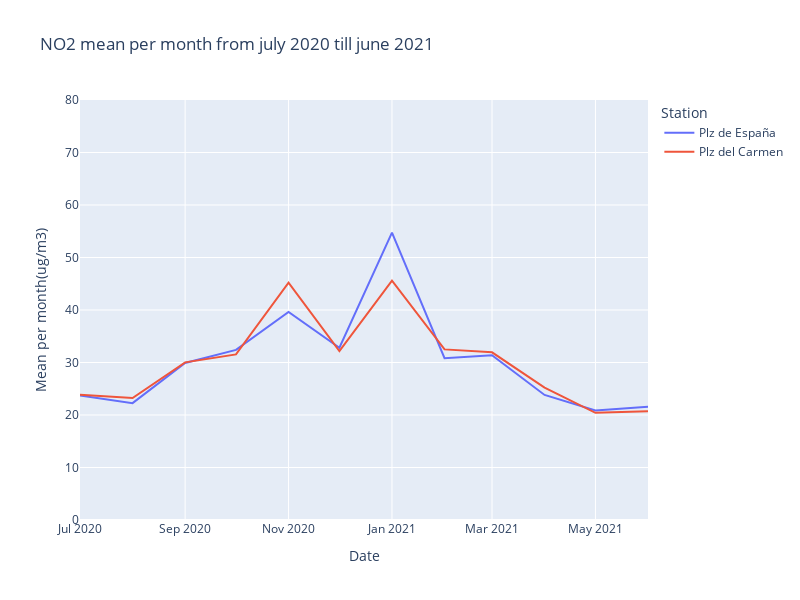

The notebook cell saved with this chart:
### Markdown cell above
We can notice that we are facing a N02 contamination with historical lows. That last graphic is for informational purposes only. Given the Corona virus crisis and its impact on our habits, we will not draw any conclusions regarding the influence of Madrid Central on these data.

### Code cell
bonus_track = all_data[["Year", "Station", "Mean per month(ug/m3)"]].loc["2020-07-01":"2021-06-01"]

fig = px.line(bonus_track, x=bonus_track.index, y="Mean per month(ug/m3)", color="Station", title="NO2 mean per month from july 2020 till june 2021")
fig.update_yaxes(range=[0,80])
fig.update_layout(autosize=True, width=800, height=600)
fig.show()

### Figure 1 — Plotly figure (JSON) as saved in the notebook; plotly's stock layout.template omitted (floating-point values rounded to 4 significant figures)
{"data": [{"hovertemplate": "Station=Plz de España<br>Date=%{x}<br>Mean per month(ug/m3)=%{y}<extra></extra>", "legendgroup": "Plz de España", "line": {"color": "#636efa", "dash": "solid"}, "mode": "lines", "name": "Plz de España", "orientation": "v", "showlegend": true, "type": "scatter", "x": ["2020-07-01T00:00:00", "2020-08-01T00:00:00", "2020-09-01T00:00:00", "2020-10-01T00:00:00", "2020-11-01T00:00:00", "2020-12-01T00:00:00", "2021-01-01T00:00:00", "2021-02-01T00:00:00", "2021-03-01T00:00:00", "2021-04-01T00:00:00", "2021-05-01T00:00:00", "2021-06-01T00:00:00"], "xaxis": "x", "y": [23.71, 22.26, 29.9, 32.4, 39.62, 32.81, 54.75, 30.82, 31.39, 23.82, 20.87, 21.57], "yaxis": "y"}, {"hovertemplate": "Station=Plz del Carmen<br>Date=%{x}<br>Mean per month(ug/m3)=%{y}<extra></extra>", "legendgroup": "Plz del Carmen", "line": {"color": "#EF553B", "dash": "solid"}, "mode": "lines", "name": "Plz del Carmen", "orientation": "v", "showlegend": true, "type": "scatter", "x": ["2020-07-01T00:00:00", "2020-08-01T00:00:00", "2020-09-01T00:00:00", "2020-10-01T00:00:00", "2020-11-01T00:00:00", "2020-12-01T00:00:00", "2021-01-01T00:00:00", "2021-02-01T00:00:00", "2021-03-01T00:00:00", "2021-04-01T00:00:00", "2021-05-01T00:00:00", "2021-06-01T00:00:00"], "xaxis": "x", "y": [23.87, 23.23, 30.03, 31.55, 45.2, 32.19, 45.58, 32.5, 31.94, 25.2, 20.42, 20.7], "yaxis": "y"}], "layout": {"autosize": true, "height": 600, "legend": {"title": {"text": "Station"}, "tracegroupgap": 0}, "title": {"text": "NO2 mean per month from july 2020 till june 2021"}, "width": 800, "xaxis": {"anchor": "y", "autorange": true, "domain": [0, 1], "range": ["2020-07-01", "2021-06-01"], "title": {"text": "Date"}, "type": "date"}, "yaxis": {"anchor": "x", "domain": [0, 1], "range": [0, 80], "title": {"text": "Mean per month(ug/m3)"}, "type": "linear"}}}
